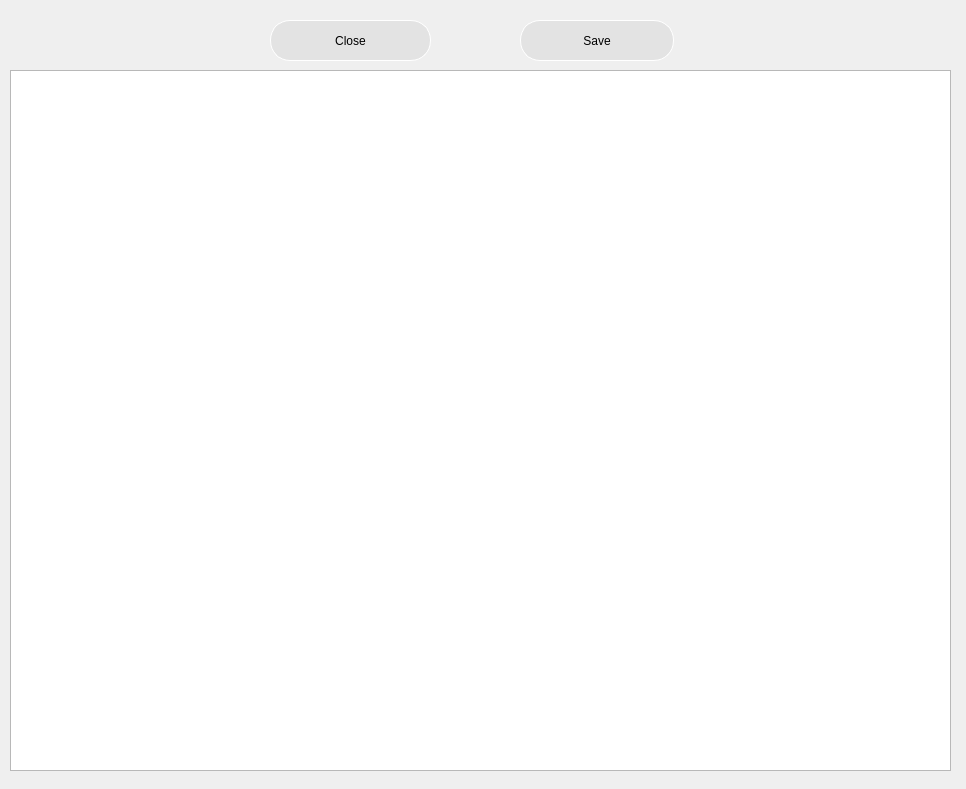
<?xml version="1.0" encoding="UTF-8"?>
<ui version="4.0">
 <class>Builders_text</class>
 <widget class="QDialog" name="Builders_text">
  <property name="geometry">
   <rect>
    <x>0</x>
    <y>0</y>
    <width>966</width>
    <height>789</height>
   </rect>
  </property>
  <property name="windowTitle">
   <string>Dialog</string>
  </property>
  <widget class="QTextEdit" name="Text_editor">
   <property name="geometry">
    <rect>
     <x>10</x>
     <y>70</y>
     <width>941</width>
     <height>701</height>
    </rect>
   </property>
  </widget>
  <widget class="QPushButton" name="Close">
   <property name="geometry">
    <rect>
     <x>270</x>
     <y>20</y>
     <width>161</width>
     <height>41</height>
    </rect>
   </property>
   <property name="styleSheet">
    <string notr="true"> QPushButton#Close {
      border-style: outset;
	  background-color:#E3E3E3;
      border-width: 1px;
      border-radius: 20px;
      border-color: white;
      font:  12px;
      min-width: 10em;
      padding: 6px;
  }</string>
   </property>
   <property name="text">
    <string>Close</string>
   </property>
  </widget>
  <widget class="QPushButton" name="Save">
   <property name="geometry">
    <rect>
     <x>520</x>
     <y>20</y>
     <width>154</width>
     <height>41</height>
    </rect>
   </property>
   <property name="styleSheet">
    <string notr="true"> QPushButton#Save {
      border-style: outset;
	  background-color:#E3E3E3;
      border-width: 1px;
      border-radius: 20px;
      border-color: white;
      font:  12px;
      min-width: 10em;
      padding: 6px;
  }</string>
   </property>
   <property name="text">
    <string>Save</string>
   </property>
  </widget>
 </widget>
 <resources/>
 <connections/>
</ui>
